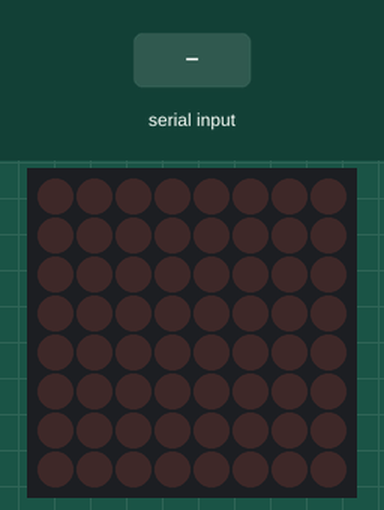
Simulated run of this sketch. Board: Arduino Uno, built with avr-gcc and run on an emulated ATmega328P. On the bench: 8×8 LED matrix. The inputs (shaded band) are chosen by the test bench.

Above: at 1.2 s.
1.3 s: "hap" received over Serial
At 2.7 s:
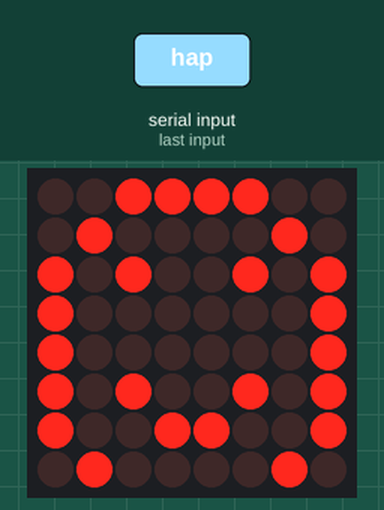
3.8 s: "sad" received over Serial
At 5.8 s:
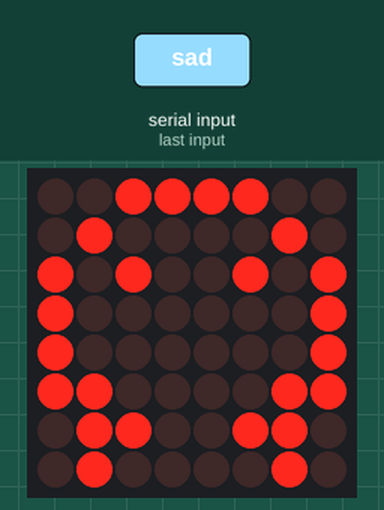
6.3 s: "ang" received over Serial
At 7.6 s:
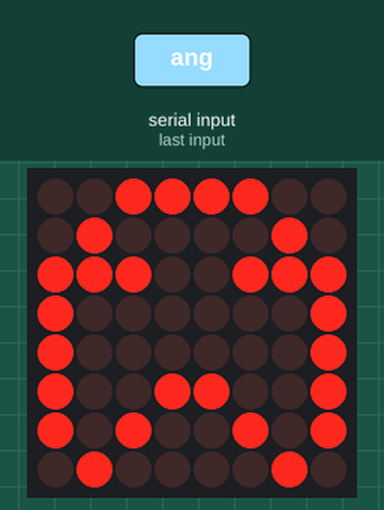
8.8 s: "neu" received over Serial
At 10.8 s:
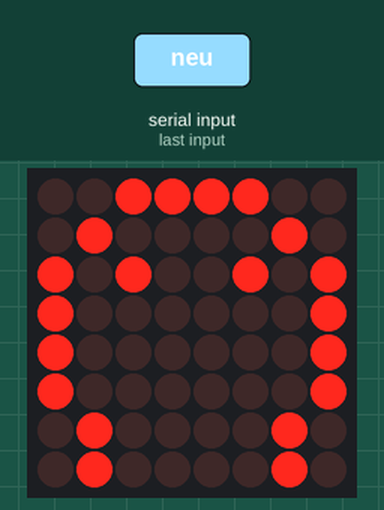
11.3 s: "fea" received over Serial
At 12.7 s:
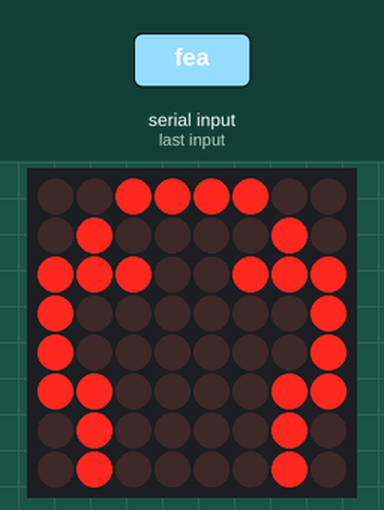
Timing chart, 0 to 14.3 s (numbered marks = the images above; inputs shaded):
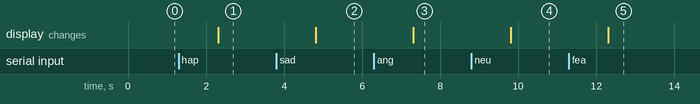

The sketch:

Emotion_Arduino.ino
```cpp
#include <Adafruit_GFX.h>
#include <Adafruit_LEDBackpack.h>
#include <Wire.h>

Adafruit_8x8matrix matrix = Adafruit_8x8matrix();

String emotion = "";  // to store the incoming emotion

void setup() {
  Serial.begin(9600);
  matrix.begin(0x70);  // Initialize the 8x8 matrix at I2C address 0x70
}

void loop() {
  if (Serial.available() > 0) {
    emotion = Serial.readString();  // Read the emotion from serial

    matrix.clear();  // Clear the display
    if (emotion == "hap") {
      displayHappyFace();
    } else if (emotion == "sad") {
      displaySadFace();
    } else if (emotion == "ang") {
      displayAngryFace();
    } else if (emotion == "neu") {
      displayNeutralFace();
    } else if (emotion == "fea") {
      displayFearFace();
    }
    matrix.writeDisplay();  // Update the display
  }
}

void displayHappyFace() {
  // Create a simple happy face on the 8x8 LED matrix
  uint8_t happyFace[8] = {0x3C, 0x42, 0xA5, 0x81, 0x81, 0xA5, 0x99, 0x42};
  matrix.drawBitmap(0, 0, happyFace, 8, 8, LED_ON);
}

void displaySadFace() {
  // Create a sad face pattern
  uint8_t sadFace[8] = {0x3C, 0x42, 0xA5, 0x81, 0x81, 0xC3, 0x66, 0x42};
  matrix.drawBitmap(0, 0, sadFace, 8, 8, LED_ON);
}

void displayAngryFace() {
  // Create an angry face pattern
  uint8_t angryFace[8] = {0x3C, 0x42, 0xE7, 0x81, 0x81, 0x99, 0xA5, 0x42};
  matrix.drawBitmap(0, 0, angryFace, 8, 8, LED_ON);
}

void displayNeutralFace() {
  // Create a neutral face pattern
  uint8_t neutralFace[8] = {0x3C, 0x42, 0xA5, 0x81, 0x81, 0x81, 0x42, 0x42};
  matrix.drawBitmap(0, 0, neutralFace, 8, 8, LED_ON);
}

void displayFearFace() {
  // Create a fear face pattern
  uint8_t fearFace[8] = {0x3C, 0x42, 0xE7, 0x81, 0x81, 0xC3, 0x42, 0x42};
  matrix.drawBitmap(0, 0, fearFace, 8, 8, LED_ON);
}
```

Measured:
- after the input at 1.3 s, the display: changes after 1.0 s (image 1)
- after the input at 3.8 s, the display: changes after 1.0 s (image 2)
- after the input at 6.3 s, the display: changes after 1.0 s (image 3)
- after the input at 8.8 s, the display: changes after 1.0 s (image 4)
- after the input at 11.3 s, the display: changes after 1.0 s (image 5)
